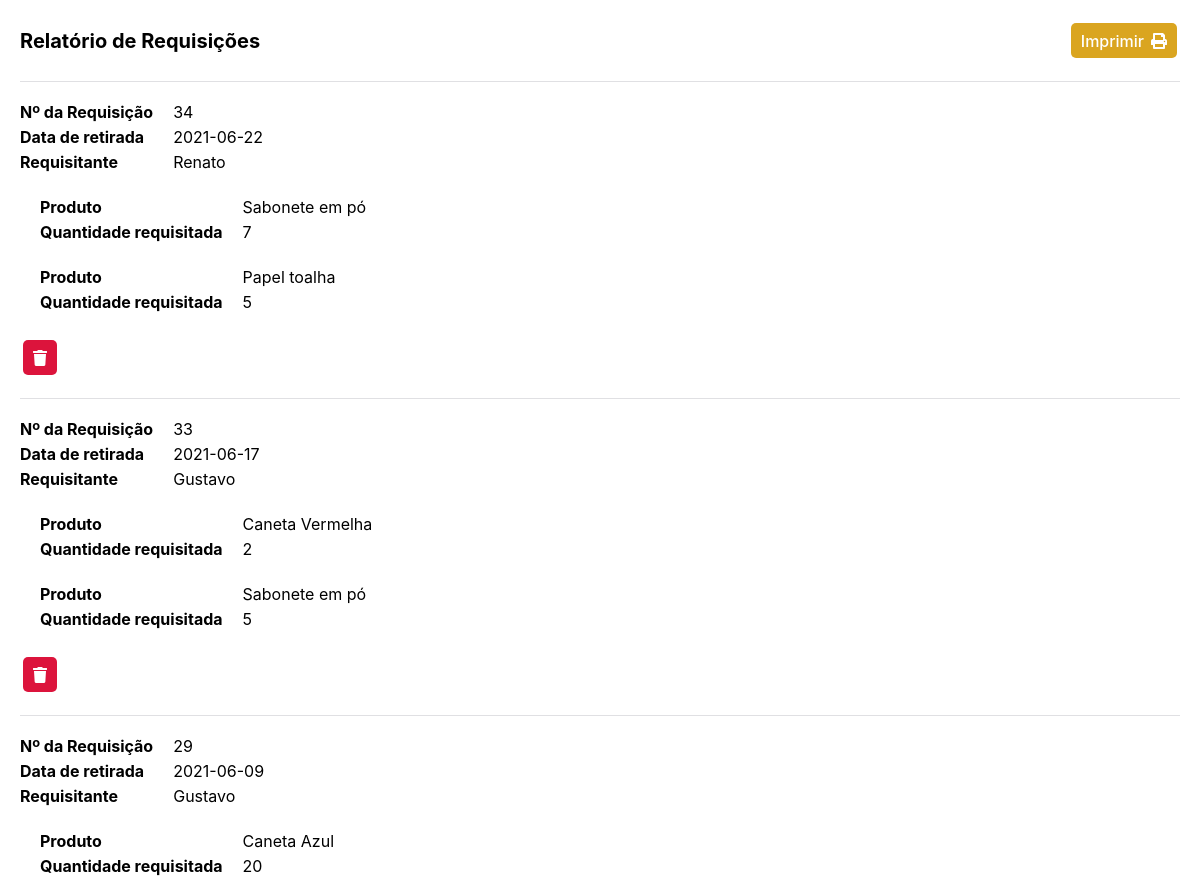
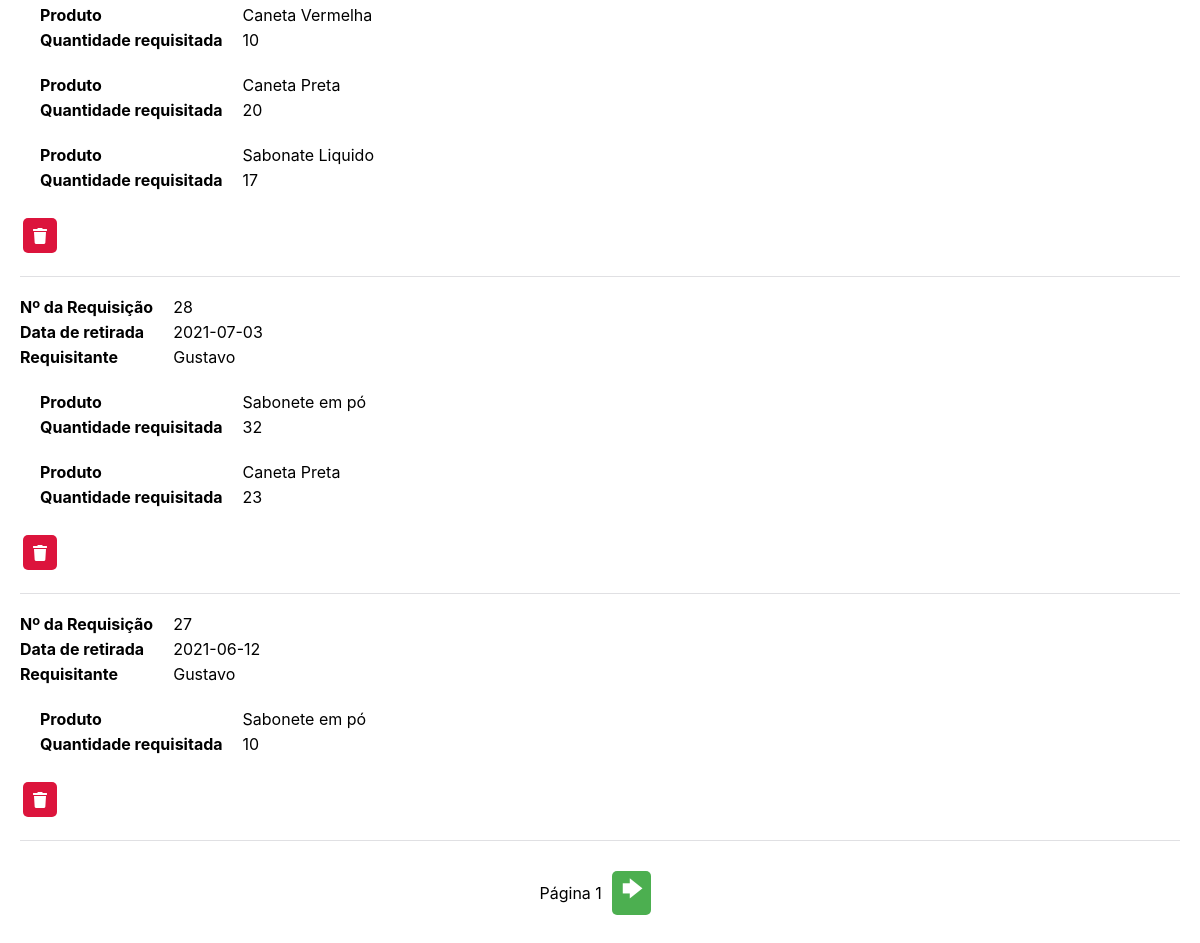
The page /php/relatorios/rel_requisicao.php (signed in) on the database its author committed (2 pictures, top to bottom).
### tables this page shows
CREATE TABLE `requisicao` (
  `idRequisicao` int(11) NOT NULL,
  `Data_retirada` varchar(45) DEFAULT NULL,
  `Requisitante_idRequisitante` int(11) NOT NULL
);

CREATE TABLE `requisitante` (
  `idRequisitante` int(11) NOT NULL,
  `Nome` varchar(100) DEFAULT NULL,
  `Setor` varchar(30) DEFAULT NULL
);

CREATE TABLE `requisita` (
  `idRequisita` int(11) NOT NULL,
  `Produto_idProduto` int(11) NOT NULL,
  `Qtde_requisita` int(5) NOT NULL,
  `Requisicao_idRequisicao` int(11) NOT NULL
);

CREATE TABLE `produto` (
  `idProduto` int(11) NOT NULL,
  `Descricao` varchar(100) DEFAULT NULL,
  `Qtde_estoque` int(11) DEFAULT NULL,
  `Local_armaz` text,
  `Categoria_idCategoria` int(11) NOT NULL
);

### php/relatorios/rel_requisicao.php (the view, shortened to what this page needs)
<!DOCTYPE html>
<html>
<head>
  <link href="../../css/reset.css" rel="stylesheet" type="text/css">
  <link href="../../css/style.css" rel="stylesheet" type="text/css">
  <link rel="stylesheet" href="https://use.fontawesome.com/releases/v5.7.1/css/all.css">
</head>
<body>
  <div class="box">
    <div class="data-box" style="margin: 0; align-items: center; justify-content: space-between;">
      <h1 style=>Relatório de Requisições</h1>
      <a class="data-print" onclick="window.print()">Imprimir <i class="fas fa-print" style="margin-left: 7px;"></i></a>
    </div>
    <section style="border-bottom: 1px solid #e0e0e3; padding-top: 20px;"></section>
    <br>
    <div class="data-content">
      <?php
        include('../connectdb.php');
        $limite = 5;
        if( isset( $_GET['pagina'] ) && (int)$_GET['pagina'] >= 0){
            $pagina = (int)$_GET['pagina'];
        }else{
            $pagina = 0;
        }
        $offset = $limite * $pagina;
        $postagem = $con->query("SELECT requisicao.* , requisitante.Nome FROM `requisicao` INNER JOIN requisitante ON requisitante.idRequisitante = requisicao.Requisitante_idRequisitante ORDER BY idRequisicao DESC LIMIT $limite OFFSET $offset");
        $counter = 0;
        while($info = $postagem->fetch_assoc()){
      ?>
      <div class="data-box">
        <section class="data-row">
          <b class="data-header">Nº da Requisição</b>
          <b class="data-header">Data de retirada</b>
          <b class="data-header">Requisitante</b>
        </section>
        <section class="data-row" id="data">
          <p class="data-item"><?= $info['idRequisicao'] ?></p>
          <p class="data-item"><?= $info['Data_retirada'] ?></p>
          <p class="data-item"><?= utf8_encode($info['Nome']) ?></p>
        </section>
      </div>
      <?php
        $idreq = $info['idRequisicao'];
        $sql = $con->query("SELECT requisita.idRequisita, requisita.Produto_idProduto, requisita.Qtde_requisita, requisita.Requisicao_idRequisicao, produto.Descricao FROM `requisita`
        INNER JOIN produto ON requisita.Produto_idProduto = produto.idProduto
        WHERE Requisicao_idRequisicao = $idreq
        ;");
        while($product = $sql->fetch_assoc()){
      ?>
        <div class="data-box" style="margin-left: 20px;">
          <section class="data-row">
            <b class="data-header">Produto</b>
            <b class="data-header">Quantidade requisitada</b>
          </section>
          <section class="data-row" id="data">
            <p class="data-item"><?= utf8_encode($product['Descricao']) ?></p>
            <p class="data-item"><?= $product['Qtde_requisita'] ?></p>
          </section>
        </div>
        <?php
        }
      ?>
      <div class="data-box">
        <a class="data-delete" href="#" onclick="startModal('modal-delete'); reqId = <?=$info['idRequisicao']?>;"><i class="fas fa-trash"></i></a>
      </div>
      <section style="border-bottom: 1px solid #e0e0e3; margin-bottom: 20px;"></section>
      <?php
      $counter++;
          }
          ?>
      <div class="pages" id="pages">
            <p>Página <?= $pagina+1; ?> </p>
            <?php
          if($counter == $limite){
            ?>
        <a href="?pagina=<?= $pagina+1; ?>">🡆</a>
        <?php
          }
        ?>
      </div>
    </div>
  </div>
</body>
</html>

### css/style.css (style rules this page uses)
* { box-sizing: border-box; font-family: -apple-system, BlinkMacSystemFont, "segoe ui", roboto, oxygen, ubuntu, cantarell, "fira sans", "droid sans", "helvetica neue", Arial, sans-serif; font-size: 16px; -webkit-font-smoothing: antialiased; -moz-osx-font-smoothing: grayscale; }
a:link, a:visited.sidemenu-itens { color: #2f3947; text-decoration: none; }
.box { padding: 20px; background-color: #fff; }
.box h1 { font-size: 1.25em; float: center; }
.data-content { display: flex; flex-direction: column; }
.data-box { display: flex; margin-bottom: 20px; }
.data-row { display: flex; flex-direction: column; margin-right: 20px; }
.data-item { flex: 1; margin-bottom: 5px; }
.data-header { flex: 1; margin-bottom: 5px; }
.data-delete { background-color: crimson; color: #fff; padding: 8px 10px 7px 10px; border-radius: 5px; margin: 3px; border: none; }
.data-print { display: flex; background-color: #DAA520; padding: 8px 10px 7px 10px; border-radius: 5px; margin: 3px; color: #fff; align-items: center; font-weight: 500; cursor: pointer; }
a.data-edit:link , a.data-edit:visited, a.data-delete:link , a.data-delete:visited { color: white; text-decoration: none; cursor: auto; }
.pages { display: flex; justify-content: center; align-items: center; }
.pages a { background-color: #4CAF50; padding: 4px 8px 6px 10px; color: white; border-radius: 5px; font-weight: bold; font-size: 1.25rem; margin: 10px; cursor: pointer; }

### rows shown on the page
requisicao: idRequisicao "34", Data_retirada "2021-06-22", requisitante.Nome "Renato"
requisita: produto.Descricao "Sabonete em pó", Qtde_requisita "7"
requisita: produto.Descricao "Papel toalha", Qtde_requisita "5"
requisicao: idRequisicao "33", Data_retirada "2021-06-17", requisitante.Nome "Gustavo"
requisita: produto.Descricao "Caneta Vermelha", Qtde_requisita "2"
requisita: produto.Descricao "Sabonete em pó", Qtde_requisita "5"
requisicao: idRequisicao "29", Data_retirada "2021-06-09", requisitante.Nome "Gustavo"
requisita: produto.Descricao "Caneta Azul", Qtde_requisita "20"
requisita: produto.Descricao "Caneta Vermelha", Qtde_requisita "10"
requisita: produto.Descricao "Caneta Preta", Qtde_requisita "20"
requisita: produto.Descricao "Sabonate Liquido", Qtde_requisita "17"
requisicao: idRequisicao "28", Data_retirada "2021-07-03", requisitante.Nome "Gustavo"
requisita: produto.Descricao "Sabonete em pó", Qtde_requisita "32"
requisita: produto.Descricao "Caneta Preta", Qtde_requisita "23"
requisicao: idRequisicao "27", Data_retirada "2021-06-12", requisitante.Nome "Gustavo"
requisita: produto.Descricao "Sabonete em pó", Qtde_requisita "10"

### other values the page prints
$pagina+1 "1"
